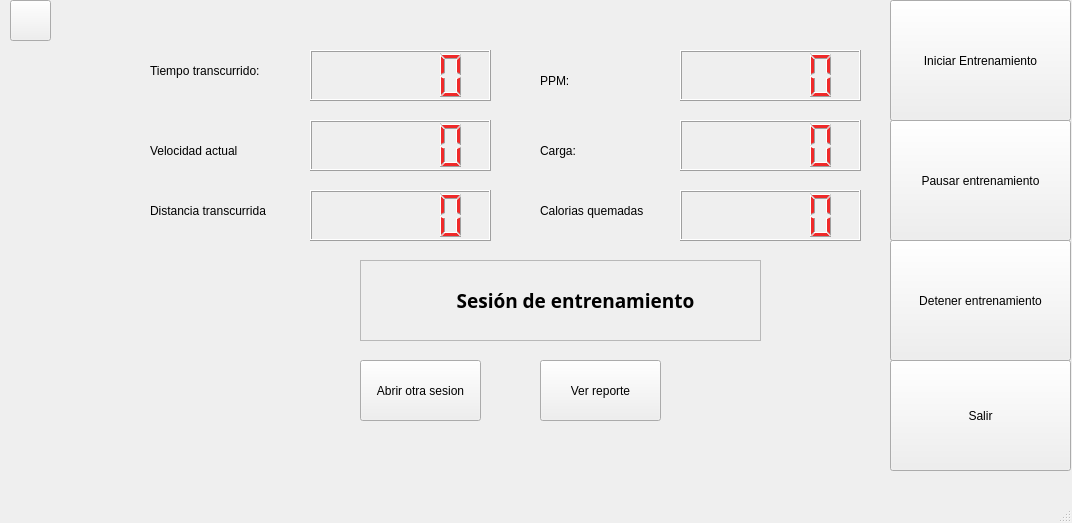
<?xml version="1.0" encoding="UTF-8"?>
<ui version="4.0">
 <class>CardioWindow</class>
 <widget class="QMainWindow" name="CardioWindow">
  <property name="geometry">
   <rect>
    <x>0</x>
    <y>0</y>
    <width>1072</width>
    <height>523</height>
   </rect>
  </property>
  <property name="palette">
   <palette>
    <active>
     <colorrole role="WindowText">
      <brush brushstyle="SolidPattern">
       <color alpha="255">
        <red>255</red>
        <green>255</green>
        <blue>255</blue>
       </color>
      </brush>
     </colorrole>
     <colorrole role="Button">
      <brush brushstyle="SolidPattern">
       <color alpha="255">
        <red>46</red>
        <green>52</green>
        <blue>54</blue>
       </color>
      </brush>
     </colorrole>
     <colorrole role="Light">
      <brush brushstyle="SolidPattern">
       <color alpha="255">
        <red>69</red>
        <green>78</green>
        <blue>81</blue>
       </color>
      </brush>
     </colorrole>
     <colorrole role="Midlight">
      <brush brushstyle="SolidPattern">
       <color alpha="255">
        <red>57</red>
        <green>65</green>
        <blue>67</blue>
       </color>
      </brush>
     </colorrole>
     <colorrole role="Dark">
      <brush brushstyle="SolidPattern">
       <color alpha="255">
        <red>23</red>
        <green>26</green>
        <blue>27</blue>
       </color>
      </brush>
     </colorrole>
     <colorrole role="Mid">
      <brush brushstyle="SolidPattern">
       <color alpha="255">
        <red>31</red>
        <green>35</green>
        <blue>36</blue>
       </color>
      </brush>
     </colorrole>
     <colorrole role="Text">
      <brush brushstyle="SolidPattern">
       <color alpha="255">
        <red>255</red>
        <green>255</green>
        <blue>255</blue>
       </color>
      </brush>
     </colorrole>
     <colorrole role="ButtonText">
      <brush brushstyle="SolidPattern">
       <color alpha="255">
        <red>255</red>
        <green>255</green>
        <blue>255</blue>
       </color>
      </brush>
     </colorrole>
     <colorrole role="Base">
      <brush brushstyle="SolidPattern">
       <color alpha="255">
        <red>0</red>
        <green>0</green>
        <blue>0</blue>
       </color>
      </brush>
     </colorrole>
     <colorrole role="Window">
      <brush brushstyle="SolidPattern">
       <color alpha="255">
        <red>46</red>
        <green>52</green>
        <blue>54</blue>
       </color>
      </brush>
     </colorrole>
     <colorrole role="Shadow">
      <brush brushstyle="SolidPattern">
       <color alpha="255">
        <red>0</red>
        <green>0</green>
        <blue>0</blue>
       </color>
      </brush>
     </colorrole>
     <colorrole role="Highlight">
      <brush brushstyle="SolidPattern">
       <color alpha="255">
        <red>78</red>
        <green>154</green>
        <blue>6</blue>
       </color>
      </brush>
     </colorrole>
     <colorrole role="AlternateBase">
      <brush brushstyle="SolidPattern">
       <color alpha="255">
        <red>23</red>
        <green>26</green>
        <blue>27</blue>
       </color>
      </brush>
     </colorrole>
     <colorrole role="PlaceholderText">
      <brush brushstyle="SolidPattern">
       <color alpha="128">
        <red>255</red>
        <green>255</green>
        <blue>255</blue>
       </color>
      </brush>
     </colorrole>
    </active>
    <inactive>
     <colorrole role="WindowText">
      <brush brushstyle="SolidPattern">
       <color alpha="255">
        <red>0</red>
        <green>0</green>
        <blue>0</blue>
       </color>
      </brush>
     </colorrole>
     <colorrole role="Button">
      <brush brushstyle="SolidPattern">
       <color alpha="255">
        <red>239</red>
        <green>239</green>
        <blue>239</blue>
       </color>
      </brush>
     </colorrole>
     <colorrole role="Light">
      <brush brushstyle="SolidPattern">
       <color alpha="255">
        <red>255</red>
        <green>255</green>
        <blue>255</blue>
       </color>
      </brush>
     </colorrole>
     <colorrole role="Midlight">
      <brush brushstyle="SolidPattern">
       <color alpha="255">
        <red>202</red>
        <green>202</green>
        <blue>202</blue>
       </color>
      </brush>
     </colorrole>
     <colorrole role="Dark">
      <brush brushstyle="SolidPattern">
       <color alpha="255">
        <red>159</red>
        <green>159</green>
        <blue>159</blue>
       </color>
      </brush>
     </colorrole>
     <colorrole role="Mid">
      <brush brushstyle="SolidPattern">
       <color alpha="255">
        <red>184</red>
        <green>184</green>
        <blue>184</blue>
       </color>
      </brush>
     </colorrole>
     <colorrole role="Text">
      <brush brushstyle="SolidPattern">
       <color alpha="255">
        <red>0</red>
        <green>0</green>
        <blue>0</blue>
       </color>
      </brush>
     </colorrole>
     <colorrole role="ButtonText">
      <brush brushstyle="SolidPattern">
       <color alpha="255">
        <red>0</red>
        <green>0</green>
        <blue>0</blue>
       </color>
      </brush>
     </colorrole>
     <colorrole role="Base">
      <brush brushstyle="SolidPattern">
       <color alpha="255">
        <red>255</red>
        <green>255</green>
        <blue>255</blue>
       </color>
      </brush>
     </colorrole>
     <colorrole role="Window">
      <brush brushstyle="SolidPattern">
       <color alpha="255">
        <red>239</red>
        <green>239</green>
        <blue>239</blue>
       </color>
      </brush>
     </colorrole>
     <colorrole role="Shadow">
      <brush brushstyle="SolidPattern">
       <color alpha="255">
        <red>118</red>
        <green>118</green>
        <blue>118</blue>
       </color>
      </brush>
     </colorrole>
     <colorrole role="Highlight">
      <brush brushstyle="SolidPattern">
       <color alpha="255">
        <red>48</red>
        <green>140</green>
        <blue>198</blue>
       </color>
      </brush>
     </colorrole>
     <colorrole role="AlternateBase">
      <brush brushstyle="SolidPattern">
       <color alpha="255">
        <red>247</red>
        <green>247</green>
        <blue>247</blue>
       </color>
      </brush>
     </colorrole>
     <colorrole role="PlaceholderText">
      <brush brushstyle="SolidPattern">
       <color alpha="128">
        <red>0</red>
        <green>0</green>
        <blue>0</blue>
       </color>
      </brush>
     </colorrole>
    </inactive>
    <disabled>
     <colorrole role="WindowText">
      <brush brushstyle="SolidPattern">
       <color alpha="255">
        <red>23</red>
        <green>26</green>
        <blue>27</blue>
       </color>
      </brush>
     </colorrole>
     <colorrole role="Button">
      <brush brushstyle="SolidPattern">
       <color alpha="255">
        <red>46</red>
        <green>52</green>
        <blue>54</blue>
       </color>
      </brush>
     </colorrole>
     <colorrole role="Light">
      <brush brushstyle="SolidPattern">
       <color alpha="255">
        <red>69</red>
        <green>78</green>
        <blue>81</blue>
       </color>
      </brush>
     </colorrole>
     <colorrole role="Midlight">
      <brush brushstyle="SolidPattern">
       <color alpha="255">
        <red>57</red>
        <green>65</green>
        <blue>67</blue>
       </color>
      </brush>
     </colorrole>
     <colorrole role="Dark">
      <brush brushstyle="SolidPattern">
       <color alpha="255">
        <red>23</red>
        <green>26</green>
        <blue>27</blue>
       </color>
      </brush>
     </colorrole>
     <colorrole role="Mid">
      <brush brushstyle="SolidPattern">
       <color alpha="255">
        <red>31</red>
        <green>35</green>
        <blue>36</blue>
       </color>
      </brush>
     </colorrole>
     <colorrole role="Text">
      <brush brushstyle="SolidPattern">
       <color alpha="255">
        <red>23</red>
        <green>26</green>
        <blue>27</blue>
       </color>
      </brush>
     </colorrole>
     <colorrole role="ButtonText">
      <brush brushstyle="SolidPattern">
       <color alpha="255">
        <red>23</red>
        <green>26</green>
        <blue>27</blue>
       </color>
      </brush>
     </colorrole>
     <colorrole role="Base">
      <brush brushstyle="SolidPattern">
       <color alpha="255">
        <red>46</red>
        <green>52</green>
        <blue>54</blue>
       </color>
      </brush>
     </colorrole>
     <colorrole role="Window">
      <brush brushstyle="SolidPattern">
       <color alpha="255">
        <red>46</red>
        <green>52</green>
        <blue>54</blue>
       </color>
      </brush>
     </colorrole>
     <colorrole role="Shadow">
      <brush brushstyle="SolidPattern">
       <color alpha="255">
        <red>177</red>
        <green>177</green>
        <blue>177</blue>
       </color>
      </brush>
     </colorrole>
     <colorrole role="Highlight">
      <brush brushstyle="SolidPattern">
       <color alpha="255">
        <red>145</red>
        <green>145</green>
        <blue>145</blue>
       </color>
      </brush>
     </colorrole>
     <colorrole role="AlternateBase">
      <brush brushstyle="SolidPattern">
       <color alpha="255">
        <red>247</red>
        <green>247</green>
        <blue>247</blue>
       </color>
      </brush>
     </colorrole>
     <colorrole role="PlaceholderText">
      <brush brushstyle="SolidPattern">
       <color alpha="128">
        <red>0</red>
        <green>0</green>
        <blue>0</blue>
       </color>
      </brush>
     </colorrole>
    </disabled>
   </palette>
  </property>
  <property name="windowTitle">
   <string>Sesión de entrenamiento: Cardio</string>
  </property>
  <widget class="QWidget" name="centralwidget">
   <widget class="QPushButton" name="pushButton">
    <property name="geometry">
     <rect>
      <x>890</x>
      <y>0</y>
      <width>181</width>
      <height>121</height>
     </rect>
    </property>
    <property name="text">
     <string>Iniciar Entrenamiento</string>
    </property>
   </widget>
   <widget class="QPushButton" name="pushButton_2">
    <property name="geometry">
     <rect>
      <x>890</x>
      <y>120</y>
      <width>181</width>
      <height>121</height>
     </rect>
    </property>
    <property name="text">
     <string>Pausar entrenamiento</string>
    </property>
   </widget>
   <widget class="QPushButton" name="pushButton_3">
    <property name="geometry">
     <rect>
      <x>890</x>
      <y>240</y>
      <width>181</width>
      <height>121</height>
     </rect>
    </property>
    <property name="text">
     <string>Detener entrenamiento</string>
    </property>
   </widget>
   <widget class="QLCDNumber" name="lcdNumber">
    <property name="geometry">
     <rect>
      <x>310</x>
      <y>50</y>
      <width>181</width>
      <height>51</height>
     </rect>
    </property>
    <property name="palette">
     <palette>
      <active>
       <colorrole role="WindowText">
        <brush brushstyle="SolidPattern">
         <color alpha="255">
          <red>239</red>
          <green>41</green>
          <blue>41</blue>
         </color>
        </brush>
       </colorrole>
      </active>
      <inactive>
       <colorrole role="WindowText">
        <brush brushstyle="SolidPattern">
         <color alpha="255">
          <red>239</red>
          <green>41</green>
          <blue>41</blue>
         </color>
        </brush>
       </colorrole>
      </inactive>
      <disabled>
       <colorrole role="WindowText">
        <brush brushstyle="SolidPattern">
         <color alpha="255">
          <red>23</red>
          <green>26</green>
          <blue>27</blue>
         </color>
        </brush>
       </colorrole>
      </disabled>
     </palette>
    </property>
   </widget>
   <widget class="QLabel" name="label">
    <property name="geometry">
     <rect>
      <x>150</x>
      <y>50</y>
      <width>171</width>
      <height>41</height>
     </rect>
    </property>
    <property name="text">
     <string>Tiempo transcurrido:</string>
    </property>
   </widget>
   <widget class="QLCDNumber" name="lcdNumber_2">
    <property name="geometry">
     <rect>
      <x>310</x>
      <y>120</y>
      <width>181</width>
      <height>51</height>
     </rect>
    </property>
    <property name="palette">
     <palette>
      <active>
       <colorrole role="WindowText">
        <brush brushstyle="SolidPattern">
         <color alpha="255">
          <red>239</red>
          <green>41</green>
          <blue>41</blue>
         </color>
        </brush>
       </colorrole>
      </active>
      <inactive>
       <colorrole role="WindowText">
        <brush brushstyle="SolidPattern">
         <color alpha="255">
          <red>239</red>
          <green>41</green>
          <blue>41</blue>
         </color>
        </brush>
       </colorrole>
      </inactive>
      <disabled>
       <colorrole role="WindowText">
        <brush brushstyle="SolidPattern">
         <color alpha="255">
          <red>23</red>
          <green>26</green>
          <blue>27</blue>
         </color>
        </brush>
       </colorrole>
      </disabled>
     </palette>
    </property>
   </widget>
   <widget class="QLCDNumber" name="lcdNumber_3">
    <property name="geometry">
     <rect>
      <x>680</x>
      <y>120</y>
      <width>181</width>
      <height>51</height>
     </rect>
    </property>
    <property name="palette">
     <palette>
      <active>
       <colorrole role="WindowText">
        <brush brushstyle="SolidPattern">
         <color alpha="255">
          <red>239</red>
          <green>41</green>
          <blue>41</blue>
         </color>
        </brush>
       </colorrole>
      </active>
      <inactive>
       <colorrole role="WindowText">
        <brush brushstyle="SolidPattern">
         <color alpha="255">
          <red>239</red>
          <green>41</green>
          <blue>41</blue>
         </color>
        </brush>
       </colorrole>
      </inactive>
      <disabled>
       <colorrole role="WindowText">
        <brush brushstyle="SolidPattern">
         <color alpha="255">
          <red>23</red>
          <green>26</green>
          <blue>27</blue>
         </color>
        </brush>
       </colorrole>
      </disabled>
     </palette>
    </property>
   </widget>
   <widget class="QLCDNumber" name="lcdNumber_4">
    <property name="geometry">
     <rect>
      <x>680</x>
      <y>50</y>
      <width>181</width>
      <height>51</height>
     </rect>
    </property>
    <property name="palette">
     <palette>
      <active>
       <colorrole role="WindowText">
        <brush brushstyle="SolidPattern">
         <color alpha="255">
          <red>239</red>
          <green>41</green>
          <blue>41</blue>
         </color>
        </brush>
       </colorrole>
      </active>
      <inactive>
       <colorrole role="WindowText">
        <brush brushstyle="SolidPattern">
         <color alpha="255">
          <red>239</red>
          <green>41</green>
          <blue>41</blue>
         </color>
        </brush>
       </colorrole>
      </inactive>
      <disabled>
       <colorrole role="WindowText">
        <brush brushstyle="SolidPattern">
         <color alpha="255">
          <red>23</red>
          <green>26</green>
          <blue>27</blue>
         </color>
        </brush>
       </colorrole>
      </disabled>
     </palette>
    </property>
   </widget>
   <widget class="QLabel" name="label_2">
    <property name="geometry">
     <rect>
      <x>150</x>
      <y>130</y>
      <width>171</width>
      <height>41</height>
     </rect>
    </property>
    <property name="text">
     <string>Velocidad actual</string>
    </property>
   </widget>
   <widget class="QLabel" name="label_3">
    <property name="geometry">
     <rect>
      <x>540</x>
      <y>60</y>
      <width>51</width>
      <height>41</height>
     </rect>
    </property>
    <property name="text">
     <string>PPM:</string>
    </property>
   </widget>
   <widget class="QLabel" name="label_4">
    <property name="geometry">
     <rect>
      <x>540</x>
      <y>130</y>
      <width>71</width>
      <height>41</height>
     </rect>
    </property>
    <property name="text">
     <string>Carga:</string>
    </property>
   </widget>
   <widget class="QPushButton" name="pushButton_5">
    <property name="geometry">
     <rect>
      <x>890</x>
      <y>360</y>
      <width>181</width>
      <height>111</height>
     </rect>
    </property>
    <property name="text">
     <string>Salir</string>
    </property>
   </widget>
   <widget class="QFrame" name="frame">
    <property name="geometry">
     <rect>
      <x>360</x>
      <y>260</y>
      <width>401</width>
      <height>81</height>
     </rect>
    </property>
    <property name="frameShape">
     <enum>QFrame::StyledPanel</enum>
    </property>
    <property name="frameShadow">
     <enum>QFrame::Raised</enum>
    </property>
    <widget class="QLabel" name="label_5">
     <property name="geometry">
      <rect>
       <x>30</x>
       <y>10</y>
       <width>371</width>
       <height>61</height>
      </rect>
     </property>
     <property name="font">
      <font>
       <family>Source Code Pro</family>
       <pointsize>14</pointsize>
       <weight>75</weight>
       <italic>false</italic>
       <bold>true</bold>
      </font>
     </property>
     <property name="text">
      <string>Sesión de entrenamiento</string>
     </property>
     <property name="textFormat">
      <enum>Qt::AutoText</enum>
     </property>
     <property name="alignment">
      <set>Qt::AlignCenter</set>
     </property>
    </widget>
   </widget>
   <widget class="QPushButton" name="pushButton_6">
    <property name="geometry">
     <rect>
      <x>360</x>
      <y>360</y>
      <width>121</width>
      <height>61</height>
     </rect>
    </property>
    <property name="text">
     <string>Abrir otra sesion</string>
    </property>
   </widget>
   <widget class="QPushButton" name="pushButton_7">
    <property name="geometry">
     <rect>
      <x>10</x>
      <y>0</y>
      <width>41</width>
      <height>41</height>
     </rect>
    </property>
    <property name="text">
     <string/>
    </property>
    <property name="icon">
     <iconset>
      <normaloff>5742154.png</normaloff>5742154.png</iconset>
    </property>
    <property name="iconSize">
     <size>
      <width>32</width>
      <height>32</height>
     </size>
    </property>
   </widget>
   <widget class="QPushButton" name="pushButton_8">
    <property name="geometry">
     <rect>
      <x>540</x>
      <y>360</y>
      <width>121</width>
      <height>61</height>
     </rect>
    </property>
    <property name="text">
     <string>Ver reporte</string>
    </property>
   </widget>
   <widget class="QLabel" name="label_6">
    <property name="geometry">
     <rect>
      <x>150</x>
      <y>190</y>
      <width>171</width>
      <height>41</height>
     </rect>
    </property>
    <property name="text">
     <string>Distancia transcurrida</string>
    </property>
   </widget>
   <widget class="QLabel" name="label_7">
    <property name="geometry">
     <rect>
      <x>540</x>
      <y>190</y>
      <width>131</width>
      <height>41</height>
     </rect>
    </property>
    <property name="text">
     <string>Calorias quemadas</string>
    </property>
   </widget>
   <widget class="QLCDNumber" name="lcdNumber_6">
    <property name="geometry">
     <rect>
      <x>680</x>
      <y>190</y>
      <width>181</width>
      <height>51</height>
     </rect>
    </property>
    <property name="palette">
     <palette>
      <active>
       <colorrole role="WindowText">
        <brush brushstyle="SolidPattern">
         <color alpha="255">
          <red>239</red>
          <green>41</green>
          <blue>41</blue>
         </color>
        </brush>
       </colorrole>
      </active>
      <inactive>
       <colorrole role="WindowText">
        <brush brushstyle="SolidPattern">
         <color alpha="255">
          <red>239</red>
          <green>41</green>
          <blue>41</blue>
         </color>
        </brush>
       </colorrole>
      </inactive>
      <disabled>
       <colorrole role="WindowText">
        <brush brushstyle="SolidPattern">
         <color alpha="255">
          <red>23</red>
          <green>26</green>
          <blue>27</blue>
         </color>
        </brush>
       </colorrole>
      </disabled>
     </palette>
    </property>
   </widget>
   <widget class="QLCDNumber" name="lcdNumber_5">
    <property name="geometry">
     <rect>
      <x>310</x>
      <y>190</y>
      <width>181</width>
      <height>51</height>
     </rect>
    </property>
    <property name="palette">
     <palette>
      <active>
       <colorrole role="WindowText">
        <brush brushstyle="SolidPattern">
         <color alpha="255">
          <red>239</red>
          <green>41</green>
          <blue>41</blue>
         </color>
        </brush>
       </colorrole>
      </active>
      <inactive>
       <colorrole role="WindowText">
        <brush brushstyle="SolidPattern">
         <color alpha="255">
          <red>239</red>
          <green>41</green>
          <blue>41</blue>
         </color>
        </brush>
       </colorrole>
      </inactive>
      <disabled>
       <colorrole role="WindowText">
        <brush brushstyle="SolidPattern">
         <color alpha="255">
          <red>23</red>
          <green>26</green>
          <blue>27</blue>
         </color>
        </brush>
       </colorrole>
      </disabled>
     </palette>
    </property>
   </widget>
  </widget>
  <widget class="QMenuBar" name="menubar">
   <property name="geometry">
    <rect>
     <x>0</x>
     <y>0</y>
     <width>1072</width>
     <height>22</height>
    </rect>
   </property>
  </widget>
  <widget class="QStatusBar" name="statusbar"/>
 </widget>
 <resources/>
 <connections/>
</ui>
